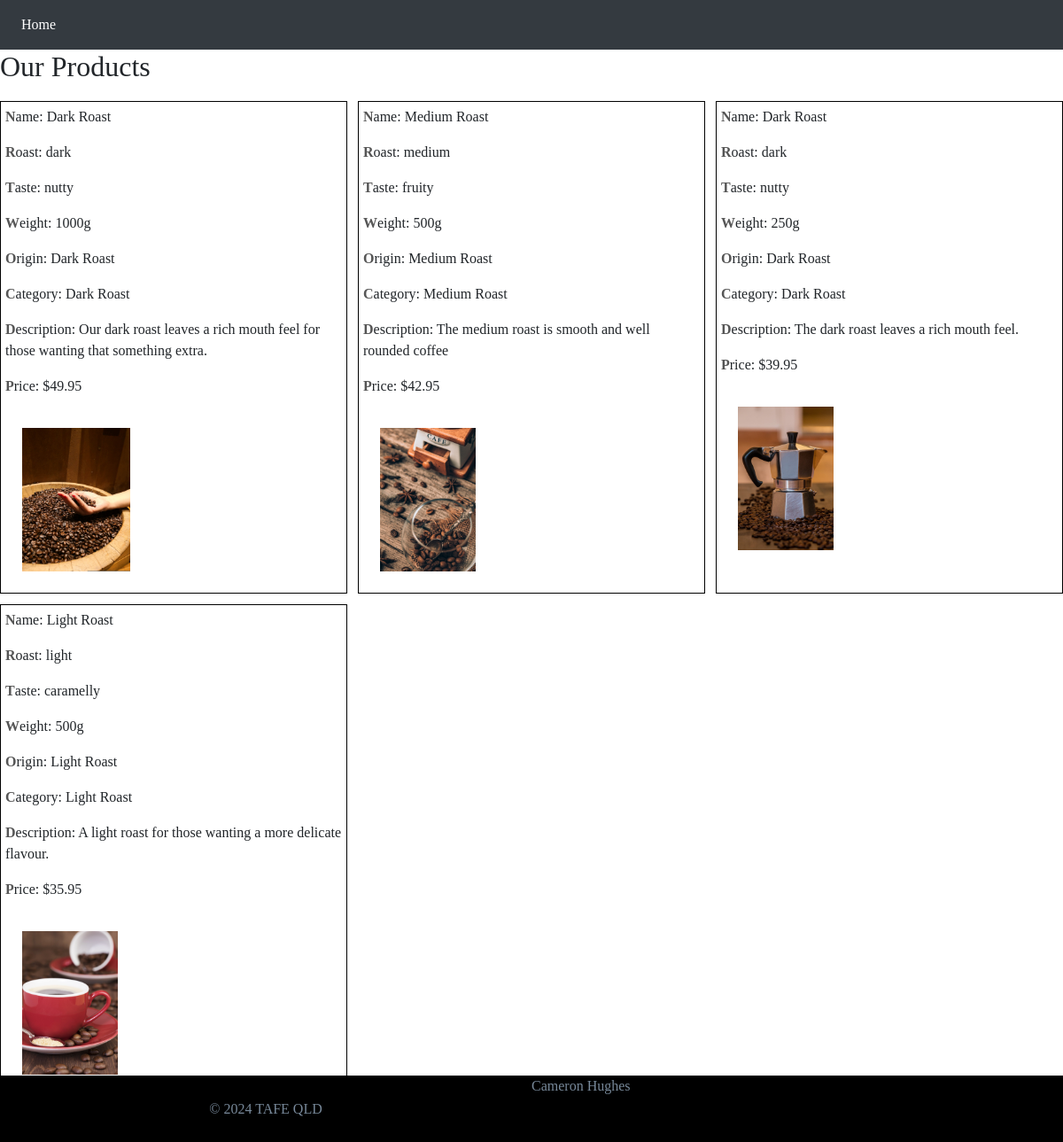
The page / on the database its author committed.
### tables this page shows
CREATE TABLE `coffee` (
  `coffeeID` int(11) NOT NULL,
  `coffee` varchar(45) DEFAULT NULL,
  `roast` varchar(20) DEFAULT NULL,
  `taste` varchar(15) DEFAULT NULL,
  `weight` smallint(4) UNSIGNED NOT NULL,
  `description` varchar(255) DEFAULT NULL,
  `stock` int(10) UNSIGNED DEFAULT NULL,
  `price` decimal(4,2) DEFAULT NULL,
  `image` varchar(45) NOT NULL,
  `categoryID` int(11) NOT NULL,
  `originID` int(11) NOT NULL
);

### index.php (the view, shortened to what this page needs)
<?php include "model/database.php";
?>
<!DOCTYPE html>
<html lang="en">
<head>
    <link rel="stylesheet" href="https://cdn.jsdelivr.net/npm/bootstrap@4.0.0/dist/css/bootstrap.min.css">
    <link rel="stylesheet" href="css/style.css">
</head>
<body>
<nav class="navbar navbar-expand-md navbar-dark bg-dark justify-content-between">
<div class="collapse navbar-collapse" id="navbarNav">
    <ul class="navbar-nav">
      <li class="nav-item active">
        <a class="nav-link" href="#">Home <span class="sr-only">(current)</span></a>
      </li>
    </ul>
  </div>
</nav>
<div class="grid-container">
		<div class="first_row"><h2>Our Products</h2></div>
		<?php
    $sql = "SELECT * FROM coffee";
    $statement = $conn->prepare($sql);
    $statement->execute();
    $result = $statement->fetchAll();
    foreach($result as $row):
      echo "<div class='item'>";
      echo "<p>Name: " . $row['coffee'] . "</p>";
      echo "<p>Roast: " . $row['roast'] . "</p>";
      echo "<p>Taste: " . $row['taste'] . "</p>";
      echo "<p>Weight: " . $row['weight'] . "g</p>";
      echo "<p>Origin: " . $row['coffee'] . "</p>";
      echo "<p>Category: " . $row['coffee'] . "</p>";
      echo "<p>Description: " . $row['description'] . "</p>";
      echo "<p>Price: $" . $row['price'] . "</p>";
      echo '<img src="' . $row['image'] . '" alt="Coffee cup from above">';
      echo "</div>";
    endforeach;
    ?>
</div>
<footer>
<div id="footer-left">
    <p>&copy; 2024 TAFE QLD</p>
</div>
<div id="footer-right">
  <p>Cameron Hughes</p>
</div>
</footer>
</body>
</html>

### css/style.css (style rules this page uses)
body { font-family: Cambria, Cochin, Georgia, Times, 'Times New Roman', serif; }
.grid-container { display: grid; gap: 1% 1%; grid-template-columns: 1fr 1fr 1fr; grid-template-rows: auto; grid-auto-flow: row; }
.grid-container img { max-height: 200px; padding: 5%; }
.first_row { grid-column-start: 1; grid-column-end: 4; }
.item { border: 1px solid black; padding: 5px; }
.item p::first-letter { text-transform: uppercase; color: #555555; font-weight: bold; }
footer { display: flex; flex-direction: row; background-color: black; color: lightslategray; height: 75px; }
#footer-left { flex: 1; text-align: center; line-height: 75px; }
#footer-right { flex: 1; }

### rows shown on the page
coffee: coffee "Dark Roast", roast "dark", taste "nutty", weight "1000", description "Our dark roast leaves a rich mouth feel for those wanting that something extra.", price "49.95", image (picture)
coffee: coffee "Medium Roast", roast "medium", taste "fruity", weight "500", description "The medium roast is smooth and well rounded coffee", price "42.95", image (picture)
coffee: coffee "Dark Roast", roast "dark", taste "nutty", weight "250", description "The dark roast leaves a rich mouth feel.", price "39.95", image (picture)
coffee: coffee "Light Roast", roast "light", taste "caramelly", weight "500", description "A light roast for those wanting a more delicate flavour.", price "35.95", image (picture)
